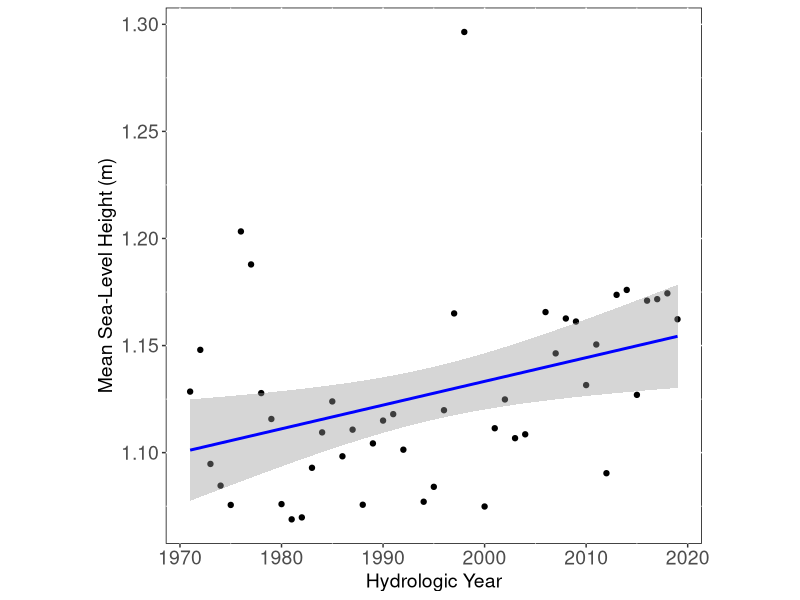

Source code (R):
# Sea-level rise
# Figure 01

library(readr)
library(ggplot2)
library(dplyr)

# SEA-LEVEL RISE
s <- read_csv("d181_Durban_Daily_RawData_UHSLC.csv")
t <- s %>%
     group_by(Hydrologic_Year) %>%
     summarize(mn=mean(Value, na.rm = TRUE)/1000) # initially in mm, now in m

n <- lm(t$mn~t$Hydrologic_Year)
summary(n)
confint(n)
# Estimate Std. Error t value Pr(>|t|)  
# (Intercept)       -1.0813041  0.8430176  -1.283    0.206  
# t$Hydrologic_Year  0.0011073  0.0004226   2.620    0.012 *
#      ---
#      Signif. codes:  0 ‘***’ 0.001 ‘**’ 0.01 ‘*’ 0.05 ‘.’ 0.1 ‘ ’ 
#                          2.5 %      97.5 %
# (Intercept)       -2.7802944621 0.617686331
# t$Hydrologic_Year  0.0002555817 0.001959008

ggplot(t) +
     geom_point(aes(x=Hydrologic_Year, y=mn)) +
     geom_smooth(aes(x=Hydrologic_Year,y=mn), method = "lm", se = TRUE, color='blue') +
     xlab("Hydrologic Year") +
     ylab("Mean Sea-Level Height (m)") +
     theme(panel.background = element_rect(fill = "white", colour = "black")) + 
     theme(aspect.ratio = 1) +
     theme(axis.text = element_text(face = "plain", size = 14)) +
     theme(axis.title = element_text(face = "plain", size = 14))
